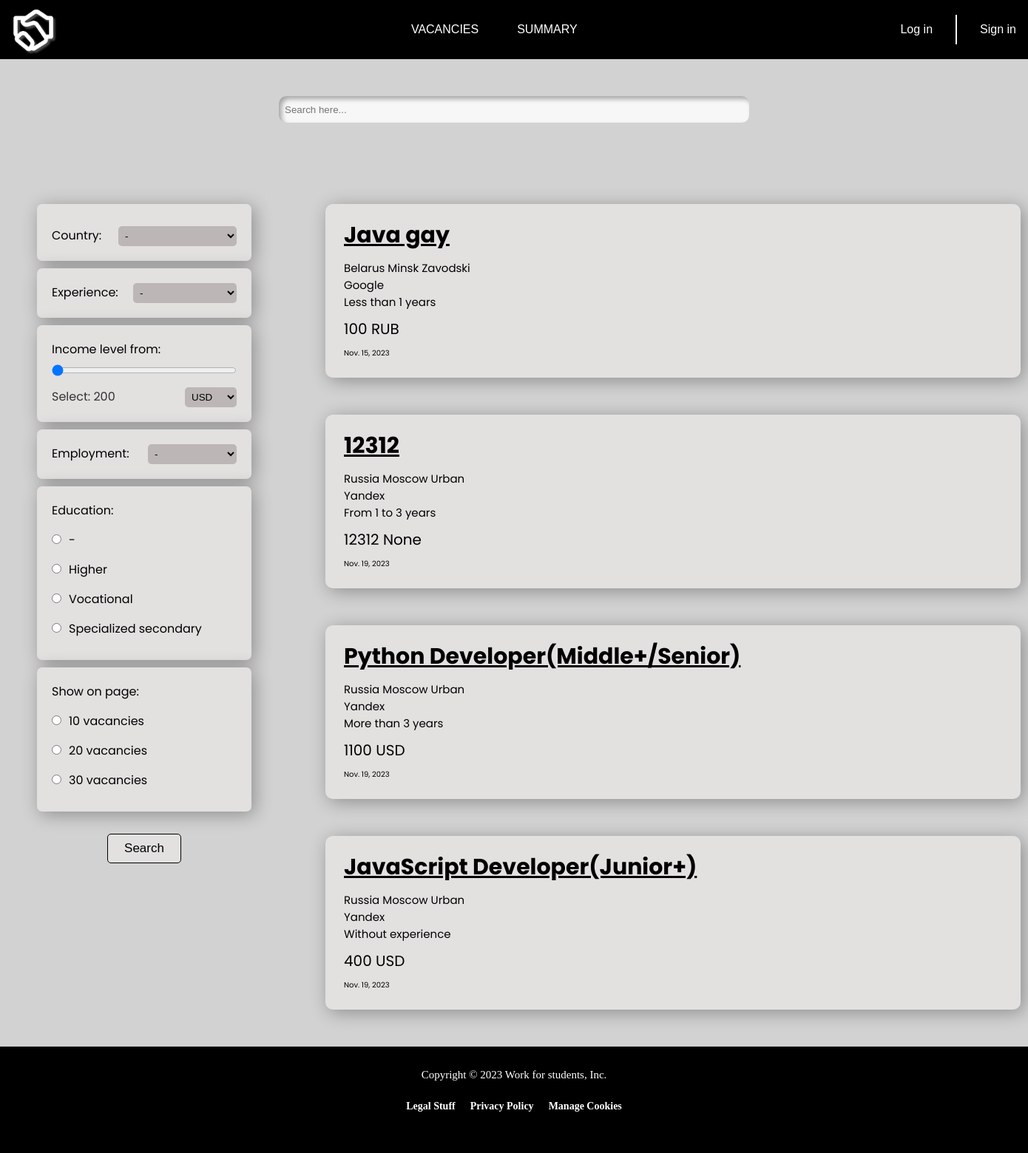
Before: /vacancies with the older database file.
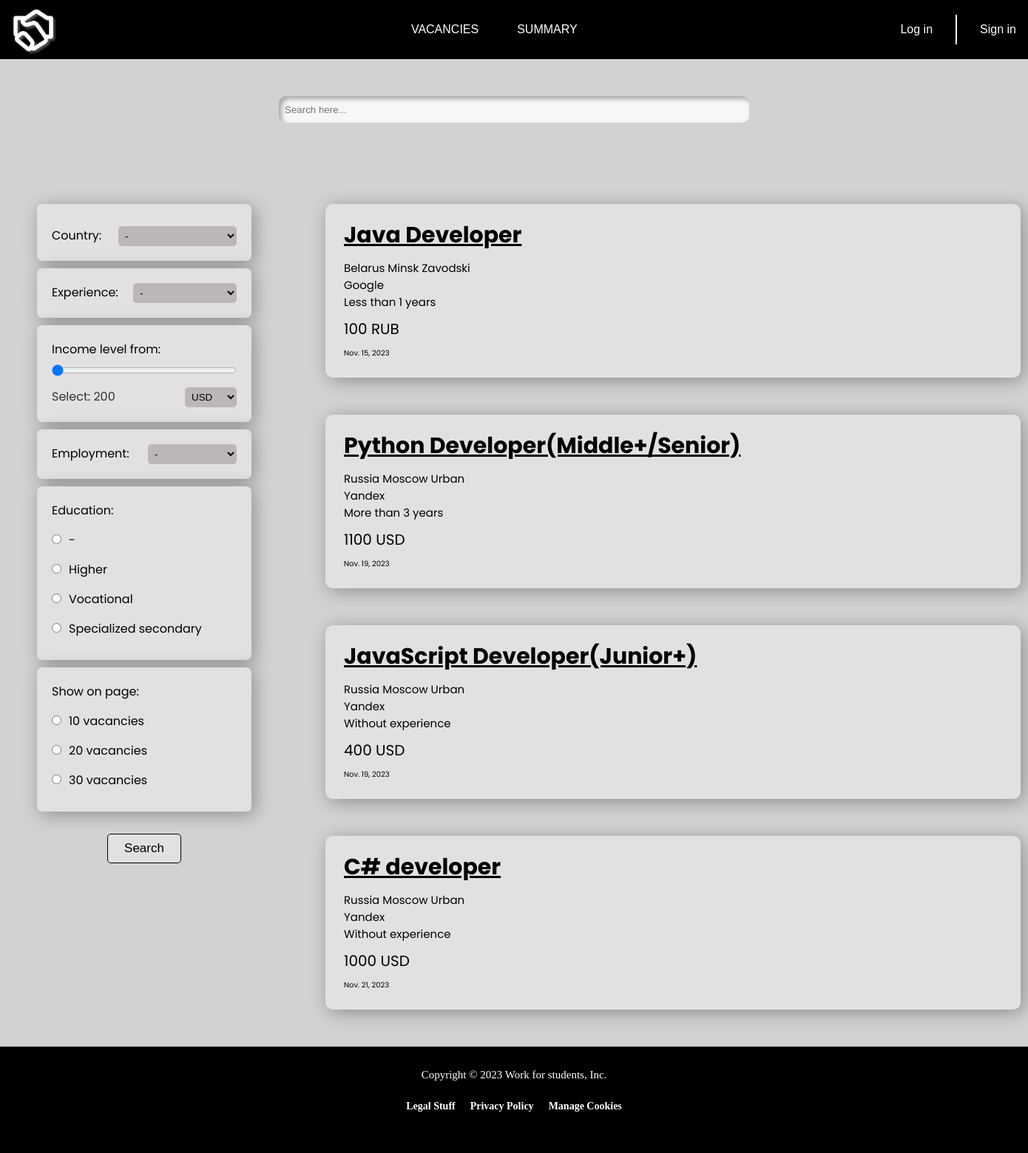
After: the same page with the newer database file.
### echoApp/models.py (models this page shows, shortened)
class Vacancy(models.Model):
    title = models.CharField(max_length=255)
    description = models.TextField()
    salary = models.PositiveIntegerField()
    date_of_create = models.DateField(auto_now_add=True) #
    responses = models.PositiveIntegerField(default=0)
    country = models.ForeignKey(Country, on_delete=models.CASCADE, blank=True, null=True) #
    region = models.ForeignKey(Region, on_delete=models.CASCADE, blank=True, null=True) #
    district = models.ForeignKey(District, on_delete=models.CASCADE, blank=True, null=True) #
    company = models.ForeignKey(Company, on_delete=models.CASCADE, blank=True, null=True)
    experience = models.CharField(max_length=255, choices=EXPERIENCE,  null=True, default=None)
    currency = models.CharField(max_length=255, choices=CURRENCY,  null=True, default=None) #
    education = models.CharField(max_length=255, choices=EDUCATION,  null=True, default=None)
    employment = models.CharField(max_length=255, choices=EMPLOYMENT,  null=True, default=None)
    is_publish = models.BooleanField(default=True)

class Country(models.Model):
    title = models.CharField(max_length=255)
    def __str__(self):
        return self.title

class Region(models.Model):
    title = models.CharField(max_length=255)
    country = models.ForeignKey(Country, on_delete=models.CASCADE)
    def __str__(self):
        return self.title

class District(models.Model):
    title = models.CharField(max_length=255)
    region = models.ForeignKey(Region, on_delete=models.CASCADE)
    def __str__(self):
        return self.title

class Company(models.Model):
    title = models.CharField(max_length=255)
    logo = models.ImageField(upload_to="company", blank=True)
    description = models.TextField()
    creator = models.ForeignKey(User, on_delete=models.CASCADE)
    country = models.ForeignKey(Country, on_delete=models.CASCADE, blank=True, null=True)
    def __str__(self):
        return self.title

### echoApp/views.py (the view)
# urls.py: path('vacancies', vacancies, name='vacancies'),
def vacancies(request):
    context = {}
    if is_user_auth(request) != None:
        context['auth_user'] = User.objects.get(id=is_user_auth(request))
    vacancies = Vacancy.objects.filter(is_publish=True)
    context['vacancies'] = vacancies
    return render(request, 'echoApp/vacancies.html', context=context)

### echoApp/backend.py (called while the page is built)
def is_user_auth(request):
    session = request.session
    user = session.get(settings.USER_SESSION_ID)
    if not user:
        return None
    return user['user']

### echoApp/templates/echoApp/vacancies.html (shortened to what this page needs)
{% extends 'echoApp/base.html' %} {% block styles%} {% load static %}
<link rel="stylesheet" href="{% static 'css/vacancies.css'%}" />
{% endblock %} {% block container%}
<form>
    <input type="text" placeholder="Search here..." class="search">
</form>
<div class="header">
  <div class="filters">
    <div class="countries">
      <div class="city" bis_skin_checked="1">
        <label class="filter-country">Country: </label>
          <select id="select-country" style="width: 160px">
              <option value="-">-</option>
          </select>
      </div>
    </div>
    <div class="exp_lvl">
      <label>Experience:</label>
      <select id="select-experience" >
        <option value="-">-</option>
      </select>
    </div>
    <div class="income">
      <label for="income">Income level from:</label><br />
      <input
        type="range"
        id="income"
        name="income"
        min="200"
        max="10000"
        step="100"
        value="200"
        class="slider income-slider"
      />
      <p>Select: <span id="incomeValue">200</span>
      <select style="width: 70px" id="select-currency">
        <option value="USD">USD</option>
      </select>
        </p>
    </div>
    <div class="employment">
      <label>Employment:</label>
      <select id="select-employment" style="width: 120px">
        <option value="-">-</option>
      </select>
    </div>
    <div class="sort">
      <ul>
        Education:
        <li>
          <input
            type="radio"
            onMouseDown="this.isChecked=this.checked;"
            onClick="this.checked=!this.isChecked;"
            name="education"
            value="Not required"
          />-
        </li>
        <li>
          <input
            type="radio"
            onMouseDown="this.isChecked=this.checked;"
            onClick="this.checked=!this.isChecked;"
            name="education"
            value="Higher"
          />Higher
        </li>
        <li>
          <input
            type="radio"
            onMouseDown="this.isChecked=this.checked;"
            onClick="this.checked=!this.isChecked;"
            name="education"
            value="Vocational"
          />Vocational
        </li>
        <li>
          <input
            type="radio"
            onMouseDown="this.isChecked=this.checked;"
            onClick="this.checked=!this.isChecked;"
            name="education"
            value="Specialized secondary"
          />Specialized secondary
        </li>
      </ul>
    </div>
    <div class="show">
      <ul>
        Show on page:
        <li>
          <input
            type="radio"
            onMouseDown="this.isChecked=this.checked;"
            onClick="this.checked=!this.isChecked;"
            name="show-on-page"
            value="10"
          />10 vacancies
        </li>
        <li>
          <input
            type="radio"
            onMouseDown="this.isChecked=this.checked;"
            onClick="this.checked=!this.isChecked;"
            name="show-on-page"
            value="20"
          />20 vacancies
        </li>
        <li>
          <input
            type="radio"
            onMouseDown="this.isChecked=this.checked;"
            onClick="this.checked=!this.isChecked;"
            name="show-on-page"
            value="30"
          />30 vacancies
        </li>
      </ul>
    </div>
      <button id="searchBtn">Search</button>
  </div>
  <div class="content">
    {% for i in vacancies %}
    <div class="vacancy">
      <a href="{% url 'vacancy' i.id%}" class="dev_1" style="color: black; margin: 5px">
          {{ i.title }}
      </a>
      <p style="font-size: 15px; margin: 5px; margin-top: 10px">
        {{ i.country }} {{ i.region }} {{ i.district }}<br />{{ i.company }}<br />{{ i.experience}}
      </p>
      <p style="font-size: 20px; margin: 5px; margin-top: 10px">
        {{ i.salary }} {{ i.currency }}
      </p>
      <p style="font-size: 10px; margin: 5px; margin-top: 10px">
        {{ i.date_of_create }}
      </p>
    </div>
      {% endfor %}
  </div>
</div>
{% endblock %}

Changed rows visible on the page:
removed Vacancy: title "12312", country "Russia", region "Moscow", district "Urban", company "Yandex", experience "From 1 to 3 years", salary "12312", currency "None", date_of_create "Nov. 19, 2023"
changed Vacancy "RUB": title "Java gay" → "Java Developer"
added Vacancy: title "C# developer", country "Russia", region "Moscow", district "Urban", company "Yandex", experience "Without experience", salary "1000", currency "USD", date_of_create "Nov. 21, 2023"
